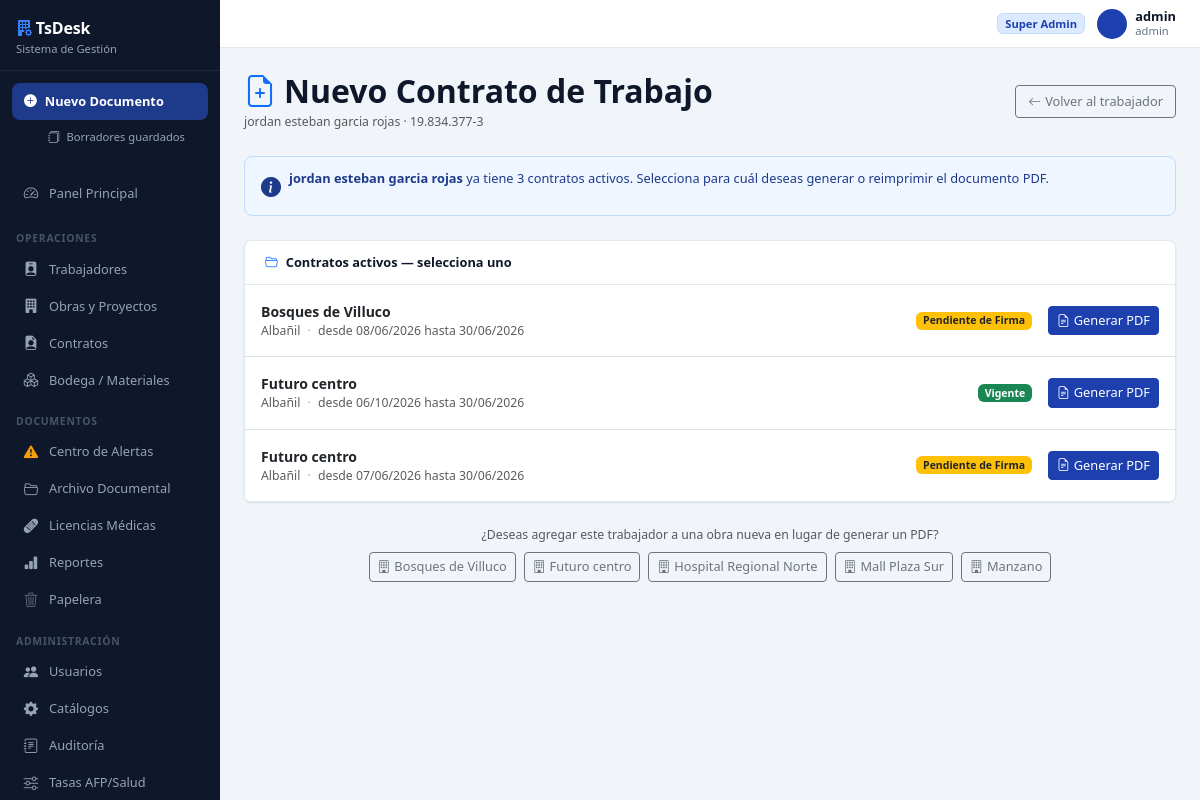
The page /documentos-empresa/nuevo/?tipo=contrato_trabajo&trabajador_rut=19.834.377-3 (signed in) on the database as committed earlier.
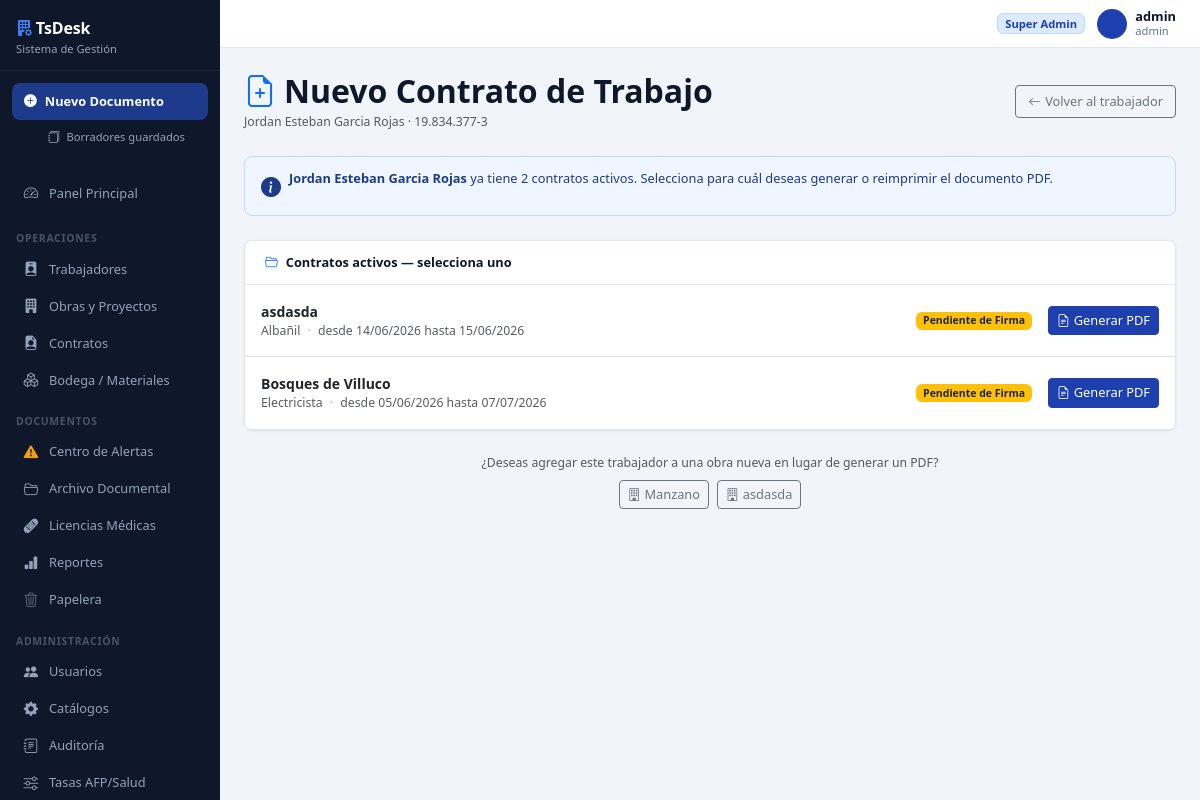
The same page on the database as committed later.
### core/models.py (models this page shows, shortened)
class Trabajador(models.Model):
    TIPO_IDENTIFICACION_CHOICES = [
        ('RUT',       'RUT Chileno'),
        ('PASAPORTE', 'Pasaporte'),
        ('DNI',       'DNI / Cédula Extranjera'),
    ]
    ESTADO_CIVIL_CHOICES = [
        ('', '---------'),
        ('Soltero/a', 'Soltero/a'),
        ('Casado/a', 'Casado/a'),
        ('Conviviente Civil', 'Conviviente Civil'),
        ('Divorciado/a', 'Divorciado/a'),
        ('Viudo/a', 'Viudo/a'),
    ]
    rut = models.CharField(max_length=20, primary_key=True)
    tipo_identificacion = models.CharField(max_length=10, choices=TIPO_IDENTIFICACION_CHOICES, default='RUT')
    nombres = models.CharField(max_length=100)
    apellidos = models.CharField(max_length=100)
    telefono = models.CharField(max_length=20, blank=True)
    correo = models.EmailField(max_length=100, blank=True)
    direccion = models.TextField(blank=True)
    ciudad = models.CharField(max_length=100, blank=True)
    fecha_nacimiento = models.DateField(null=True, blank=True)
    estado_civil = models.CharField(max_length=20, choices=ESTADO_CIVIL_CHOICES, blank=True, default='')
    nacionalidad = models.CharField(max_length=50, blank=True, default='Chilena')
    procedencia = models.CharField(max_length=100, blank=True)
    prevision = models.CharField(max_length=100, blank=True, help_text='AFP o INP')
    salud = models.CharField(max_length=100, blank=True, help_text='FONASA o Isapre')
    foto = models.ImageField(upload_to='fotos_trabajadores/', null=True, blank=True)
    en_lista_negra = models.BooleanField(default=False)
    observaciones = models.TextField(blank=True)
    creado_el = models.DateTimeField(default=timezone.now)
    activo = models.BooleanField(default=True)
    class Meta:
        verbose_name = 'Trabajador'
        verbose_name_plural = 'Trabajadores'
        ordering = ['apellidos', 'nombres']
    @property
    def nombre_completo(self):
        return f"{self.nombres} {self.apellidos}"

class Contrato(models.Model):
    ESTADO_CHOICES = [
        ('Borrador', 'Borrador'),
        ('Pendiente de Firma', 'Pendiente de Firma'),
        ('Vigente', 'Vigente'),
        ('En Licencia', 'En Licencia'),
        ('Reactivado', 'Reactivado'),
        ('Finalizado', 'Finalizado'),
        ('Finiquitado', 'Finiquitado'),
        ('Rescindido', 'Rescindido'),
        ('Trasladado', 'Trasladado'),
    ]
    TIPO_CONTRATO_CHOICES = [
        ('Plazo Fijo', 'Plazo Fijo'),
        ('Por Obra o Faena', 'Por Obra o Faena'),
        ('Indefinido', 'Indefinido'),
    ]
    TIPO_TERMINO_CHOICES = [
        ('', '— Sin término —'),
        ('Renuncia voluntaria', 'Renuncia voluntaria'),
        ('Despido por necesidades de la empresa', 'Despido por necesidades de la empresa'),
        ('Despido por incumplimiento grave', 'Despido por incumplimiento grave'),
        ('Mutuo acuerdo', 'Mutuo acuerdo'),
        ('Vencimiento plazo', 'Vencimiento plazo'),
        ('Término de obra o faena', 'Término de obra o faena'),
        ('Fallecimiento', 'Fallecimiento'),
        ('Invalidez', 'Invalidez'),
        ('Otro', 'Otro'),
    ]
    trabajador = models.ForeignKey(Trabajador, on_delete=models.PROTECT, related_name='contratos', to_field='rut')
    obra = models.ForeignKey(Obra, on_delete=models.PROTECT, related_name='contratos')
    especialidad = models.ForeignKey(Especialidad, on_delete=models.PROTECT, related_name='contratos', null=True, blank=True)
    tipo_contrato = models.CharField(max_length=20, choices=TIPO_CONTRATO_CHOICES, default='Plazo Fijo')
    sueldo_base = models.DecimalField(max_digits=12, decimal_places=2, null=True, blank=True)
    fecha_inicio = models.DateField(null=True, blank=True)
    fecha_termino_estimada = models.DateField(null=True, blank=True)
    fecha_termino_real = models.DateField(null=True, blank=True)
    tipo_termino = models.CharField(max_length=60, blank=True, default='', choices=TIPO_TERMINO_CHOICES)
    motivo_termino = models.TextField(blank=True, default='')
    estado = models.CharField(max_length=30, choices=ESTADO_CHOICES, default='Pendiente de Firma')
    fecha_inicio_licencia = models.DateField(null=True, blank=True)
    fecha_fin_licencia = models.DateField(null=True, blank=True)
    obs_licencia = models.TextField(blank=True, default='')
    creado_el = models.DateTimeField(default=timezone.now)
    activo = models.BooleanField(default=True)
    es_recontratacion = models.BooleanField(default=False)
    contrato_anterior = models.ForeignKey(
        'self', null=True, blank=True,
        on_delete=models.SET_NULL,
        related_name='recontrataciones',
    )
    fecha_extension = models.DateField(
        null=True, blank=True,
        help_text='Fecha extendida por Anexo de Contrato. No modifica la fecha original.',
    )
    class Meta:
        verbose_name = 'Contrato'
        verbose_name_plural = 'Contratos'
        ordering = ['-creado_el']
    _ESTADOS_TERMINADOS = {'Finalizado', 'Finiquitado', 'Rescindido', 'Trasladado'}

class Obra(models.Model):
    ESTADO_CHOICES = [('Activa', 'Activa'), ('Pausada', 'Pausada'), ('Cerrada', 'Cerrada')]
    empresa = models.ForeignKey(
        'ConfigEmpresa',
        on_delete=models.SET_NULL,
        null=True, blank=True,
        related_name='obras',
        verbose_name='Empresa Contratista',
    )
    nombre = models.CharField(max_length=150)
    constructora_mandante = models.CharField(max_length=150, blank=True)
    direccion = models.CharField(max_length=300, blank=True, verbose_name='Dirección / Ubicación de la Obra')
    monto_proyecto = models.DecimalField(max_digits=15, decimal_places=2, null=True, blank=True)
    fecha_inicio = models.DateField()
    fecha_termino_estimada = models.DateField()
    fecha_termino_real = models.DateField(null=True, blank=True)
    estado = models.CharField(max_length=20, choices=ESTADO_CHOICES, default='Activa')
    observaciones = models.TextField(blank=True)
    archivada = models.BooleanField(default=False)
    creado_el = models.DateTimeField(default=timezone.now)
    activo = models.BooleanField(default=True)
    class Meta:
        verbose_name = 'Obra'
        verbose_name_plural = 'Obras'
        ordering = ['-creado_el']

class Especialidad(models.Model):
    nombre = models.CharField(max_length=100, unique=True)
    activo = models.BooleanField(default=True)
    class Meta:
        verbose_name = 'Especialidad'
        verbose_name_plural = 'Especialidades'
        ordering = ['nombre']

### core/views/documentos_generados.py (the view, shortened to what this page needs)
# urls.py: path('documentos-empresa/nuevo/', views.doc_generado_create, name='doc_generado_create'),
@login_required
def doc_generado_create(request):
    tipo = request.GET.get('tipo', '')
    trabajador_rut = request.GET.get('trabajador_rut', '')
    obra_id = request.GET.get('obra_id', '')
    contrato_id = request.GET.get('contrato_id', '')
    next_url = request.GET.get('next', '') or request.POST.get('next', '')
    FormClass, label = TIPO_FORMS[tipo]
    trabajadores = Trabajador.objects.filter(activo=True)
    obras = Obra.objects.filter(activo=True)
    empresas = ConfigEmpresa.objects.filter(activo=True)
    initial = {}
    trabajador_obj = None
    obra_obj = None
    contrato_obj = None
    if trabajador_rut:
        try:
            trabajador_obj = Trabajador.objects.get(rut=trabajador_rut)
            if tipo == 'contrato_trabajo':
                if trabajador_obj.estado_civil:
                    initial['estado_civil'] = trabajador_obj.estado_civil
                if trabajador_obj.nacionalidad:
                    initial['nacionalidad'] = trabajador_obj.nacionalidad
                if trabajador_obj.procedencia:
                    initial['procedencia'] = trabajador_obj.procedencia
                if trabajador_obj.prevision:
                    initial['prevision'] = trabajador_obj.prevision
                if hasattr(trabajador_obj, 'salud') and trabajador_obj.salud:
                    initial['salud'] = trabajador_obj.salud
                if trabajador_obj.direccion:
                    initial['domicilio_trabajador'] = trabajador_obj.direccion
                if trabajador_obj.ciudad:
                    initial['ciudad_trabajador'] = trabajador_obj.ciudad
        except Trabajador.DoesNotExist:
            pass
    if obra_id:
        try:
            obra_obj = Obra.objects.get(pk=obra_id)
        except Obra.DoesNotExist:
            pass
    if obra_obj and tipo == 'contrato_trabajo' and 'obra_contrato' not in initial:
        initial['obra_contrato'] = obra_obj
    if tipo == 'contrato_trabajo' and trabajador_obj and not contrato_id and not obra_id and request.method == 'GET':
        contratos_para_pdf = Contrato.objects.filter(
            trabajador=trabajador_obj,
            estado__in=('Pendiente de Firma', 'Vigente', 'En Licencia', 'Reactivado'),
            activo=True,
        ).select_related('obra', 'especialidad').order_by('-creado_el')
        if contratos_para_pdf.count() == 1:
            from django.urls import reverse
            return redirect(
                reverse('doc_generado_create') +
                f'?tipo=contrato_trabajo&trabajador_rut={trabajador_rut}&contrato_id={contratos_para_pdf.first().pk}'
            )
        obras_disponibles = Obra.objects.filter(
            activo=True, archivada=False
        ).exclude(estado='Cerrada').order_by('nombre')
        return render(request, 'documentos_generados/seleccionar_contrato.html', {
            'trabajador_obj': trabajador_obj,
            'contratos_para_pdf': contratos_para_pdf,
            'obras_disponibles': obras_disponibles,
        })

### templates/documentos_generados/seleccionar_contrato.html (shortened to what this page needs)
{% extends 'base.html' %}
{% block content %}
<div class="d-flex justify-content-between align-items-center mb-4">
  <div>
    <h2 class="fw-bold mb-0"><i class="bi bi-file-earmark-plus text-primary me-2"></i>Nuevo Contrato de Trabajo</h2>
    <small class="text-muted">{{ trabajador_obj.nombre_completo }} · {{ trabajador_obj.rut }}</small>
  </div>
  <a href="{% url 'trabajador_detail' trabajador_obj.rut %}" class="btn btn-outline-secondary">
    <i class="bi bi-arrow-left me-1"></i>Volver al trabajador
  </a>
</div>
{% if contratos_para_pdf %}
<div class="alert alert-info d-flex gap-2 align-items-start mb-4">
  <i class="bi bi-info-circle-fill fs-5 mt-1 flex-shrink-0"></i>
  <div>
    <strong>{{ trabajador_obj.nombre_completo }}</strong> ya tiene
    {{ contratos_para_pdf|length }} contrato{% if contratos_para_pdf|length != 1 %}s{% endif %} activo{% if contratos_para_pdf|length != 1 %}s{% endif %}.
    Selecciona para cuál deseas generar o reimprimir el documento PDF.
  </div>
</div>
<div class="card border-0 shadow-sm mb-4">
  <div class="card-header bg-white fw-semibold">
    <i class="bi bi-folder2-open me-2 text-primary"></i>Contratos activos — selecciona uno
  </div>
  <div class="list-group list-group-flush">
    {% for c in contratos_para_pdf %}
    <div class="list-group-item d-flex align-items-center gap-3 py-3">
      <div class="flex-grow-1">
        <div class="fw-semibold">{{ c.obra.nombre }}</div>
        <div class="small text-muted">
          {{ c.especialidad.nombre }}
          <span class="mx-1 opacity-50">·</span>
          desde {{ c.fecha_inicio|date:"d/m/Y" }}
          {% if c.fecha_termino_estimada %} hasta {{ c.fecha_termino_estimada|date:"d/m/Y" }}{% endif %}
        </div>
      </div>
      <span class="badge
        {% if c.estado == 'Vigente' %}bg-success
        {% elif c.estado == 'Pendiente de Firma' %}bg-warning text-dark
        {% elif c.estado == 'En Licencia' %}bg-warning text-dark
        {% elif c.estado == 'Reactivado' %}bg-info text-dark
        {% else %}bg-secondary{% endif %}">
        {{ c.estado }}
      </span>
      <a href="{% url 'doc_generado_create' %}?tipo=contrato_trabajo&trabajador_rut={{ trabajador_obj.rut }}&contrato_id={{ c.pk }}"
         class="btn btn-primary btn-sm">
        <i class="bi bi-file-earmark-text me-1"></i>Generar PDF
      </a>
    </div>
    {% endfor %}
  </div>
</div>
<div class="text-center text-muted small mb-2">
  ¿Deseas agregar este trabajador a una obra nueva en lugar de generar un PDF?
</div>
<div class="d-flex flex-wrap gap-2 justify-content-center">
  {% for o in obras_disponibles %}
  <a href="{% url 'obra_detail' o.pk %}?tab=dotacion" class="btn btn-sm btn-outline-secondary">
    <i class="bi bi-building me-1"></i>{{ o.nombre }}
  </a>
  {% endfor %}
</div>
{% endif %}
{% endblock %}

Rows that differ between the two databases and show on the page:
no longer on this page (row edited): Contrato: obra.nombre "Futuro centro", especialidad.nombre "Albañil", fecha_inicio "06/10/2026", fecha_termino_estimada "30/06/2026", estado "Vigente"
no longer on this page (row edited): Contrato: obra.nombre "Futuro centro", especialidad.nombre "Albañil", fecha_inicio "07/06/2026", fecha_termino_estimada "30/06/2026", estado "Pendiente de Firma"
no longer on this page (row edited): Obra: nombre "Bosques de Villuco"
no longer on this page (row edited): Obra: nombre "Futuro centro"
no longer on this page (row edited): Obra: nombre "Hospital Regional Norte"
no longer on this page (row edited): Obra: nombre "Mall Plaza Sur"
changed Trabajador "19.834.377-3": nombre_completo "jordan esteban garcia rojas" → "Jordan Esteban Garcia Rojas"
added Contrato: obra.nombre "asdasda", especialidad.nombre "Albañil", fecha_inicio "14/06/2026", fecha_termino_estimada "15/06/2026", estado "Pendiente de Firma"
changed Contrato "Bosques de Villuco": especialidad.nombre "Albañil" → "Electricista"; fecha_inicio "08/06/2026" → "05/06/2026"; fecha_termino_estimada "30/06/2026" → "07/07/2026"
added Obra: nombre "asdasda"
Other text that changed with them:
{{ contratos_para_pdf|length }}: "3" → "2"
